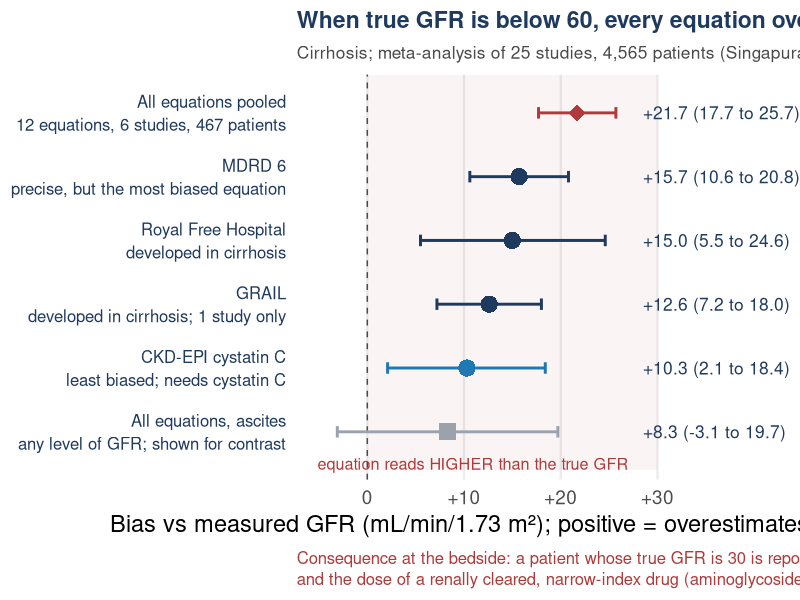

This figure's R source:
# =============================================================================
# Cirrhosis GFR slide. Bias of eGFR equations against measured GFR in cirrhosis,
# restricted to patients with measured GFR < 60 mL/min/1.73 m2.
# Source: Singapura 2021, Liver Transpl 27:1538-1552, doi 10.1002/lt.26216.
# Systematic review/meta-analysis: 25 studies, n = 4565 (52.0 years, 37.0% women),
# 18 equations. The <60 subset: 6 studies, 12 equations, 467 patients, measured
# GFR range 22.6-56.8 mL/min/1.73 m2.
# Values below are the clinical-unit (mL/min/1.73 m2) biases reported in the
# abstract; a positive value means the equation OVERESTIMATES GFR:
#   All equations pooled          +21.7 (95% CI 17.7-25.7)
#   MDRD 6                        +15.7 (10.6-20.8)
#   Royal Free Hospital (RFH)     +15.0 (5.5-24.6)
#   GRAIL                         +12.6 (7.2-18.0)   [evaluated in 1 study only]
#   CKD-EPI cystatin C (CEC)      +10.3 (2.1-18.4)
# Context row (all levels of GFR, patients with ascites): +8.3 (-3.1 to 19.7).
# Across all levels of GFR, CKD-EPI creatinine-cystatin C (CESC) was least biased
# (-3.6; -17.4 to 10.3) but imprecise. No simulation; no value is interpolated.
# =============================================================================
suppressPackageStartupMessages({library(dplyr); library(ggplot2)})
col_blue <- "#1f77b4"; col_grey <- "#9aa3ad"; col_navy <- "#1f3a5f"; col_dark <- "#4a4a4a"; col_red <- "#b03a3a"

d <- tribble(~eq, ~detail, ~est, ~lo, ~hi, ~grp,
  "All equations pooled",      "12 equations, 6 studies, 467 patients", 21.7, 17.7, 25.7, "pooled",
  "MDRD 6",                     "precise, but the most biased equation", 15.7, 10.6, 20.8, "cr",
  "Royal Free Hospital",        "developed in cirrhosis",               15.0,  5.5, 24.6, "cr",
  "GRAIL",                      "developed in cirrhosis; 1 study only", 12.6,  7.2, 18.0, "cr",
  "CKD-EPI cystatin C",         "least biased; needs cystatin C",       10.3,  2.1, 18.4, "cys",
  "All equations, ascites", "any level of GFR; shown for contrast",    8.3, -3.1, 19.7, "ctx") |>
  mutate(eq = paste0(eq, "\n", detail), eq = factor(eq, rev(eq)),
         lab = sprintf("%+.1f (%.1f to %.1f)", est, lo, hi),
         lab = ifelse(est == 8.3, "+8.3 (-3.1 to 19.7)", lab))

p <- ggplot(d, aes(est, eq, color = grp)) +
  annotate("rect", xmin = 0, xmax = 30, ymin = 0.4, ymax = 6.6, fill = col_red, alpha = 0.05) +
  geom_vline(xintercept = 0, linetype = "dashed", color = col_dark) +
  geom_errorbar(aes(xmin = lo, xmax = hi), width = 0.18, linewidth = 1, orientation = "y") +
  geom_point(aes(shape = grp), size = 5.5, fill = "white") +
  geom_text(aes(x = 28.5, label = lab), hjust = 0, size = 4.4, color = col_navy, show.legend = FALSE) +
  annotate("text", x = 27, y = 0.5, hjust = 1, size = 4.1, color = col_red,
           label = "equation reads HIGHER than the true GFR") +
  scale_color_manual(values = c(pooled = col_red, cr = col_navy, cys = col_blue, ctx = col_grey), guide = "none") +
  scale_shape_manual(values = c(pooled = 18, cr = 16, cys = 16, ctx = 15), guide = "none") +
  scale_x_continuous(limits = c(-5, 41), breaks = seq(0, 30, 10),
                     labels = \(x) ifelse(x > 0, paste0("+", x), as.character(x))) +
  scale_y_discrete(expand = expansion(add = c(0.75, 0.6))) +
  coord_cartesian(clip = "off") +
  labs(x = "Bias vs measured GFR (mL/min/1.73 m\u00b2); positive = overestimates kidney function", y = NULL,
       title = "When true GFR is below 60, every equation overestimates it - by 10 to 22 mL/min",
       subtitle = "Cirrhosis; meta-analysis of 25 studies, 4,565 patients (Singapura 2021). Subgroup: measured GFR 22.6-56.8",
       caption = "Consequence at the bedside: a patient whose true GFR is 30 is reported as 40 to 52 depending on the equation,\nand the dose of a renally cleared, narrow-index drug (aminoglycoside, vancomycin) is set from the higher number.") +
  theme_minimal(base_size = 17) +
  theme(panel.grid.minor = element_blank(), panel.grid.major.y = element_blank(),
        axis.text.y = element_text(size = 12, color = col_navy, lineheight = 1.15, hjust = 1),
        plot.title = element_text(face = "bold", color = col_navy, size = 16.5),
        plot.subtitle = element_text(color = col_dark, size = 12.5),
        plot.caption = element_text(hjust = 0, size = 12, color = col_red, lineheight = 1.05, margin = margin(t = 10)),
        plot.margin = margin(8, 10, 8, 8))
ggsave("figures/cirrhosis_gfr_bias.png", p, width = 13.2, height = 6.4, dpi = 200, bg = "white")
